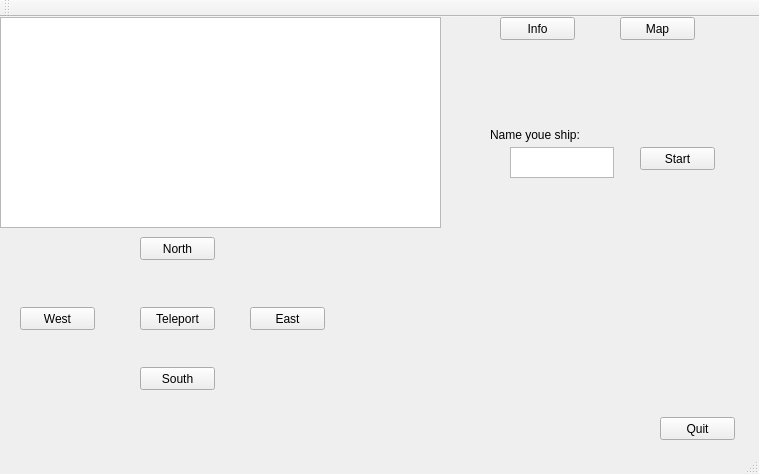
<?xml version="1.0" encoding="UTF-8"?>
<ui version="4.0">
 <class>MainWindow</class>
 <widget class="QMainWindow" name="MainWindow">
  <property name="geometry">
   <rect>
    <x>0</x>
    <y>0</y>
    <width>759</width>
    <height>474</height>
   </rect>
  </property>
  <property name="windowTitle">
   <string>MainWindow</string>
  </property>
  <widget class="QWidget" name="centralWidget">
   <widget class="QTextEdit" name="infote">
    <property name="geometry">
     <rect>
      <x>0</x>
      <y>0</y>
      <width>441</width>
      <height>211</height>
     </rect>
    </property>
    <property name="horizontalScrollBarPolicy">
     <enum>Qt::ScrollBarAsNeeded</enum>
    </property>
    <property name="sizeAdjustPolicy">
     <enum>QAbstractScrollArea::AdjustIgnored</enum>
    </property>
   </widget>
   <widget class="QPushButton" name="northbt">
    <property name="geometry">
     <rect>
      <x>140</x>
      <y>220</y>
      <width>75</width>
      <height>23</height>
     </rect>
    </property>
    <property name="text">
     <string>North</string>
    </property>
   </widget>
   <widget class="QPushButton" name="eastbt">
    <property name="geometry">
     <rect>
      <x>250</x>
      <y>290</y>
      <width>75</width>
      <height>23</height>
     </rect>
    </property>
    <property name="text">
     <string>East</string>
    </property>
   </widget>
   <widget class="QPushButton" name="southbt">
    <property name="geometry">
     <rect>
      <x>140</x>
      <y>350</y>
      <width>75</width>
      <height>23</height>
     </rect>
    </property>
    <property name="text">
     <string>South</string>
    </property>
   </widget>
   <widget class="QPushButton" name="westbt">
    <property name="geometry">
     <rect>
      <x>20</x>
      <y>290</y>
      <width>75</width>
      <height>23</height>
     </rect>
    </property>
    <property name="text">
     <string>West</string>
    </property>
   </widget>
   <widget class="QPushButton" name="telebt">
    <property name="geometry">
     <rect>
      <x>140</x>
      <y>290</y>
      <width>75</width>
      <height>23</height>
     </rect>
    </property>
    <property name="text">
     <string>Teleport</string>
    </property>
   </widget>
   <widget class="QPushButton" name="Infobt">
    <property name="geometry">
     <rect>
      <x>500</x>
      <y>0</y>
      <width>75</width>
      <height>23</height>
     </rect>
    </property>
    <property name="text">
     <string>Info</string>
    </property>
   </widget>
   <widget class="QPushButton" name="mapbt">
    <property name="geometry">
     <rect>
      <x>620</x>
      <y>0</y>
      <width>75</width>
      <height>23</height>
     </rect>
    </property>
    <property name="text">
     <string>Map</string>
    </property>
   </widget>
   <widget class="QLabel" name="namelb">
    <property name="geometry">
     <rect>
      <x>490</x>
      <y>110</y>
      <width>101</width>
      <height>16</height>
     </rect>
    </property>
    <property name="text">
     <string>Name youe ship:</string>
    </property>
   </widget>
   <widget class="QTextEdit" name="namete">
    <property name="geometry">
     <rect>
      <x>510</x>
      <y>130</y>
      <width>104</width>
      <height>31</height>
     </rect>
    </property>
   </widget>
   <widget class="QPushButton" name="startbt">
    <property name="geometry">
     <rect>
      <x>640</x>
      <y>130</y>
      <width>75</width>
      <height>23</height>
     </rect>
    </property>
    <property name="text">
     <string>Start</string>
    </property>
   </widget>
   <widget class="QPushButton" name="quitbt">
    <property name="geometry">
     <rect>
      <x>660</x>
      <y>400</y>
      <width>75</width>
      <height>23</height>
     </rect>
    </property>
    <property name="text">
     <string>Quit</string>
    </property>
   </widget>
  </widget>
  <widget class="QMenuBar" name="menuBar">
   <property name="geometry">
    <rect>
     <x>0</x>
     <y>0</y>
     <width>759</width>
     <height>21</height>
    </rect>
   </property>
  </widget>
  <widget class="QToolBar" name="mainToolBar">
   <attribute name="toolBarArea">
    <enum>TopToolBarArea</enum>
   </attribute>
   <attribute name="toolBarBreak">
    <bool>false</bool>
   </attribute>
  </widget>
  <widget class="QStatusBar" name="statusBar"/>
 </widget>
 <layoutdefault spacing="6" margin="11"/>
 <resources/>
 <connections/>
</ui>
